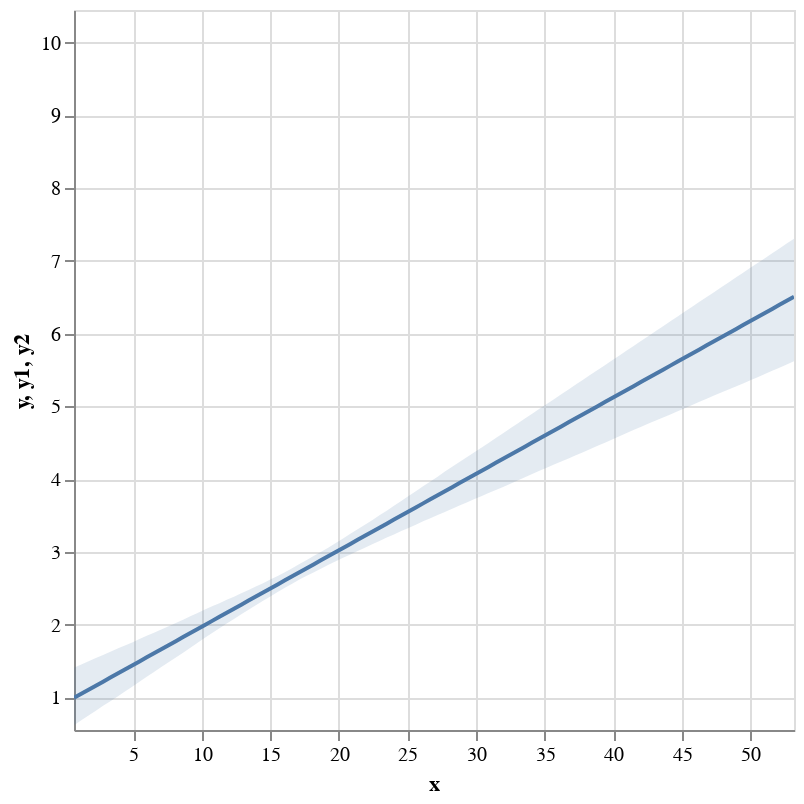

Notebook code for this chart:
### Code cell
display(salt.lmplot(x="total_bill", y="tip", data=tips, scatter=False))
g = sns.lmplot(x="total_bill", y="tip", data=tips, scatter=False)

### Figure 1 — Vega-Lite specification as saved in the notebook (floating-point values rounded to 4 significant figures)
{"$schema": "https://vega.github.io/schema/vega-lite/v2.4.1.json", "config": {"view": {"height": 300, "width": 400}}, "height": 360, "layer": [{"data": {"values": [{"x": 0.683, "y": 0.992}, {"x": 1.213, "y": 1.048}, {"x": 1.744, "y": 1.103}, {"x": 2.274, "y": 1.159}, {"x": 2.805, "y": 1.215}, {"x": 3.335, "y": 1.271}, {"x": 3.866, "y": 1.326}, {"x": 4.396, "y": 1.382}, {"x": 4.927, "y": 1.438}, {"x": 5.457, "y": 1.493}, {"x": 5.987, "y": 1.549}, {"x": 6.518, "y": 1.605}, {"x": 7.048, "y": 1.661}, {"x": 7.579, "y": 1.716}, {"x": 8.109, "y": 1.772}, {"x": 8.64, "y": 1.828}, {"x": 9.17, "y": 1.883}, {"x": 9.701, "y": 1.939}, {"x": 10.23, "y": 1.995}, {"x": 10.76, "y": 2.05}, {"x": 11.29, "y": 2.106}, {"x": 11.82, "y": 2.162}, {"x": 12.35, "y": 2.218}, {"x": 12.88, "y": 2.273}, {"x": 13.41, "y": 2.329}, {"x": 13.94, "y": 2.385}, {"x": 14.47, "y": 2.44}, {"x": 15.01, "y": 2.496}, {"x": 15.54, "y": 2.552}, {"x": 16.07, "y": 2.608}, {"x": 16.6, "y": 2.663}, {"x": 17.13, "y": 2.719}, {"x": 17.66, "y": 2.775}, {"x": 18.19, "y": 2.83}, {"x": 18.72, "y": 2.886}, {"x": 19.25, "y": 2.942}, {"x": 19.78, "y": 2.998}, {"x": 20.31, "y": 3.053}, {"x": 20.84, "y": 3.109}, {"x": 21.37, "y": 3.165}, {"x": 21.9, "y": 3.22}, {"x": 22.43, "y": 3.276}, {"x": 22.96, "y": 3.332}, {"x": 23.49, "y": 3.388}, {"x": 24.02, "y": 3.443}, {"x": 24.55, "y": 3.499}, {"x": 25.08, "y": 3.555}, {"x": 25.61, "y": 3.61}, {"x": 26.14, "y": 3.666}, {"x": 26.67, "y": 3.722}, {"x": 27.21, "y": 3.777}, {"x": 27.74, "y": 3.833}, {"x": 28.27, "y": 3.889}, {"x": 28.8, "y": 3.945}, {"x": 29.33, "y": 4.0}, {"x": 29.86, "y": 4.056}, {"x": 30.39, "y": 4.112}, {"x": 30.92, "y": 4.167}, {"x": 31.45, "y": 4.223}, {"x": 31.98, "y": 4.279}, {"x": 32.51, "y": 4.335}, {"x": 33.04, "y": 4.39}, {"x": 33.57, "y": 4.446}, {"x": 34.1, "y": 4.502}, {"x": 34.63, "y": 4.557}, {"x": 35.16, "y": 4.613}, {"x": 35.69, "y": 4.669}, {"x": 36.22, "y": 4.725}, {"x": 36.75, "y": 4.78}, {"x": 37.28, "y": 4.836}, {"x": 37.81, "y": 4.892}, {"x": 38.34, "y": 4.947}, {"x": 38.88, "y": 5.003}, {"x": 39.41, "y": 5.059}, {"x": 39.94, "y": 5.115}, {"x": 40.47, "y": 5.17}, {"x": 41.0, "y": 5.226}, {"x": 41.53, "y": 5.282}, {"x": 42.06, "y": 5.337}, {"x": 42.59, "y": 5.393}, {"x": 43.12, "y": 5.449}, {"x": 43.65, "y": 5.504}, {"x": 44.18, "y": 5.56}, {"x": 44.71, "y": 5.616}, {"x": 45.24, "y": 5.672}, {"x": 45.77, "y": 5.727}, {"x": 46.3, "y": 5.783}, {"x": 46.83, "y": 5.839}, {"x": 47.36, "y": 5.894}, {"x": 47.89, "y": 5.95}, {"x": 48.42, "y": 6.006}, {"x": 48.95, "y": 6.062}, {"x": 49.48, "y": 6.117}, {"x": 50.01, "y": 6.173}, {"x": 50.54, "y": 6.229}, {"x": 51.08, "y": 6.284}, {"x": 51.61, "y": 6.34}, {"x": 52.14, "y": 6.396}, {"x": 52.67, "y": 6.452}, {"x": 53.2, "y": 6.507}]}, "encoding": {"x": {"field": "x", "scale": {"domain": [0.683, 53.2], "nice": false}, "type": "quantitative"}, "y": {"field": "y", "scale": {"domain": [0.55, 10.45], "nice": false}, "type": "quantitative"}}, "mark": {"clip": true, "type": "line"}}, {"data": {"values": [{"x": 0.683, "y1": 0.6163, "y2": 1.407}, {"x": 1.213, "y1": 0.6844, "y2": 1.45}, {"x": 1.744, "y1": 0.75, "y2": 1.494}, {"x": 2.274, "y1": 0.8153, "y2": 1.54}, {"x": 2.805, "y1": 0.8827, "y2": 1.582}, {"x": 3.335, "y1": 0.9468, "y2": 1.625}, {"x": 3.866, "y1": 1.012, "y2": 1.669}, {"x": 4.396, "y1": 1.079, "y2": 1.713}, {"x": 4.927, "y1": 1.146, "y2": 1.754}, {"x": 5.457, "y1": 1.214, "y2": 1.8}, {"x": 5.987, "y1": 1.282, "y2": 1.844}, {"x": 6.518, "y1": 1.348, "y2": 1.888}, {"x": 7.048, "y1": 1.415, "y2": 1.932}, {"x": 7.579, "y1": 1.481, "y2": 1.976}, {"x": 8.109, "y1": 1.548, "y2": 2.02}, {"x": 8.64, "y1": 1.613, "y2": 2.067}, {"x": 9.17, "y1": 1.681, "y2": 2.112}, {"x": 9.701, "y1": 1.75, "y2": 2.16}, {"x": 10.23, "y1": 1.819, "y2": 2.206}, {"x": 10.76, "y1": 1.885, "y2": 2.25}, {"x": 11.29, "y1": 1.949, "y2": 2.294}, {"x": 11.82, "y1": 2.013, "y2": 2.34}, {"x": 12.35, "y1": 2.076, "y2": 2.384}, {"x": 12.88, "y1": 2.141, "y2": 2.429}, {"x": 13.41, "y1": 2.202, "y2": 2.476}, {"x": 13.94, "y1": 2.264, "y2": 2.522}, {"x": 14.47, "y1": 2.328, "y2": 2.568}, {"x": 15.01, "y1": 2.387, "y2": 2.618}, {"x": 15.54, "y1": 2.447, "y2": 2.666}, {"x": 16.07, "y1": 2.507, "y2": 2.72}, {"x": 16.6, "y1": 2.562, "y2": 2.776}, {"x": 17.13, "y1": 2.619, "y2": 2.834}, {"x": 17.66, "y1": 2.671, "y2": 2.887}, {"x": 18.19, "y1": 2.72, "y2": 2.945}, {"x": 18.72, "y1": 2.771, "y2": 3.0}, {"x": 19.25, "y1": 2.822, "y2": 3.059}, {"x": 19.78, "y1": 2.87, "y2": 3.121}, {"x": 20.31, "y1": 2.92, "y2": 3.184}, {"x": 20.84, "y1": 2.964, "y2": 3.248}, {"x": 21.37, "y1": 3.012, "y2": 3.309}, {"x": 21.9, "y1": 3.057, "y2": 3.372}, {"x": 22.43, "y1": 3.104, "y2": 3.436}, {"x": 22.96, "y1": 3.149, "y2": 3.502}, {"x": 23.49, "y1": 3.196, "y2": 3.566}, {"x": 24.02, "y1": 3.24, "y2": 3.634}, {"x": 24.55, "y1": 3.286, "y2": 3.7}, {"x": 25.08, "y1": 3.328, "y2": 3.766}, {"x": 25.61, "y1": 3.374, "y2": 3.832}, {"x": 26.14, "y1": 3.419, "y2": 3.9}, {"x": 26.67, "y1": 3.462, "y2": 3.967}, {"x": 27.21, "y1": 3.506, "y2": 4.034}, {"x": 27.74, "y1": 3.549, "y2": 4.103}, {"x": 28.27, "y1": 3.592, "y2": 4.17}, {"x": 28.8, "y1": 3.635, "y2": 4.234}, {"x": 29.33, "y1": 3.678, "y2": 4.299}, {"x": 29.86, "y1": 3.722, "y2": 4.366}, {"x": 30.39, "y1": 3.765, "y2": 4.431}, {"x": 30.92, "y1": 3.807, "y2": 4.498}, {"x": 31.45, "y1": 3.85, "y2": 4.565}, {"x": 31.98, "y1": 3.892, "y2": 4.631}, {"x": 32.51, "y1": 3.936, "y2": 4.698}, {"x": 33.04, "y1": 3.98, "y2": 4.765}, {"x": 33.57, "y1": 4.025, "y2": 4.831}, {"x": 34.1, "y1": 4.069, "y2": 4.899}, {"x": 34.63, "y1": 4.113, "y2": 4.966}, {"x": 35.16, "y1": 4.156, "y2": 5.032}, {"x": 35.69, "y1": 4.199, "y2": 5.099}, {"x": 36.22, "y1": 4.242, "y2": 5.166}, {"x": 36.75, "y1": 4.285, "y2": 5.233}, {"x": 37.28, "y1": 4.328, "y2": 5.3}, {"x": 37.81, "y1": 4.37, "y2": 5.366}, {"x": 38.34, "y1": 4.413, "y2": 5.433}, {"x": 38.88, "y1": 4.457, "y2": 5.5}, {"x": 39.41, "y1": 4.501, "y2": 5.567}, {"x": 39.94, "y1": 4.545, "y2": 5.634}, {"x": 40.47, "y1": 4.589, "y2": 5.701}, {"x": 41.0, "y1": 4.633, "y2": 5.767}, {"x": 41.53, "y1": 4.677, "y2": 5.834}, {"x": 42.06, "y1": 4.721, "y2": 5.901}, {"x": 42.59, "y1": 4.763, "y2": 5.968}, {"x": 43.12, "y1": 4.805, "y2": 6.035}, {"x": 43.65, "y1": 4.846, "y2": 6.103}, {"x": 44.18, "y1": 4.889, "y2": 6.17}, {"x": 44.71, "y1": 4.932, "y2": 6.237}, {"x": 45.24, "y1": 4.975, "y2": 6.304}, {"x": 45.77, "y1": 5.019, "y2": 6.37}, {"x": 46.3, "y1": 5.062, "y2": 6.437}, {"x": 46.83, "y1": 5.105, "y2": 6.504}, {"x": 47.36, "y1": 5.148, "y2": 6.571}, {"x": 47.89, "y1": 5.19, "y2": 6.637}, {"x": 48.42, "y1": 5.232, "y2": 6.704}, {"x": 48.95, "y1": 5.274, "y2": 6.771}, {"x": 49.48, "y1": 5.316, "y2": 6.838}, {"x": 50.01, "y1": 5.358, "y2": 6.904}, {"x": 50.54, "y1": 5.402, "y2": 6.971}, {"x": 51.08, "y1": 5.445, "y2": 7.038}, {"x": 51.61, "y1": 5.489, "y2": 7.105}, {"x": 52.14, "y1": 5.532, "y2": 7.172}, {"x": 52.67, "y1": 5.576, "y2": 7.238}, {"x": 53.2, "y1": 5.62, "y2": 7.305}]}, "encoding": {"opacity": {"value": 0.15}, "x": {"field": "x", "scale": {"domain": [0.683, 53.2], "nice": false}, "type": "quantitative"}, "y": {"field": "y1", "scale": {"domain": [0.55, 10.45], "nice": false}, "type": "quantitative"}, "y2": {"field": "y2", "type": "quantitative"}}, "mark": {"clip": true, "type": "area"}}], "title": "", "width": 360}
